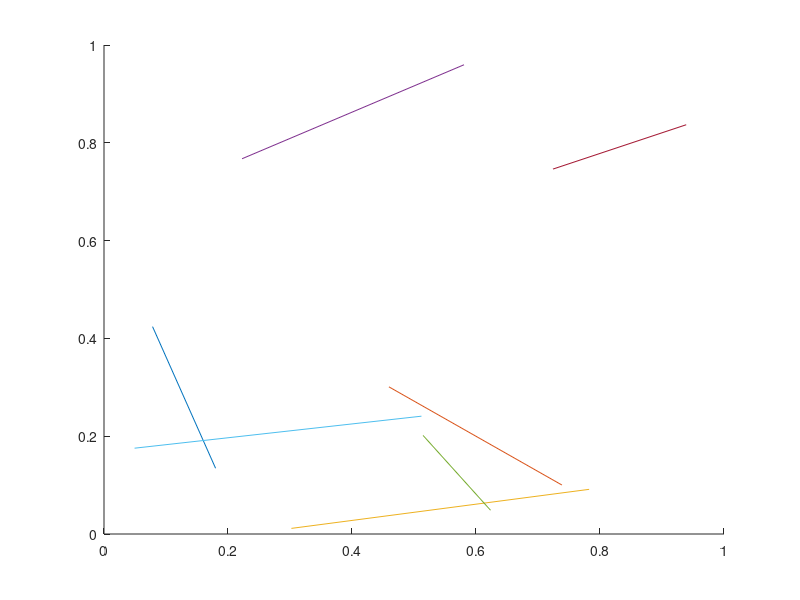

Reproduce this figure in MATLAB.
function Color = getDefaultPlotColors()
%
% Returns a [7,3] matrix of the colors used by default for matlab's line
% colors.
%
n = 7;  %Number of unique colors in matlab's default line color pallet

Color = zeros(n,3);
hFig = figure('visible','off'); 
hold on;

for i=1:n
   hLine = plot(rand(1,2),rand(1,2));
   Color(i,:) = get(hLine,'Color');
end

close(hFig);

end